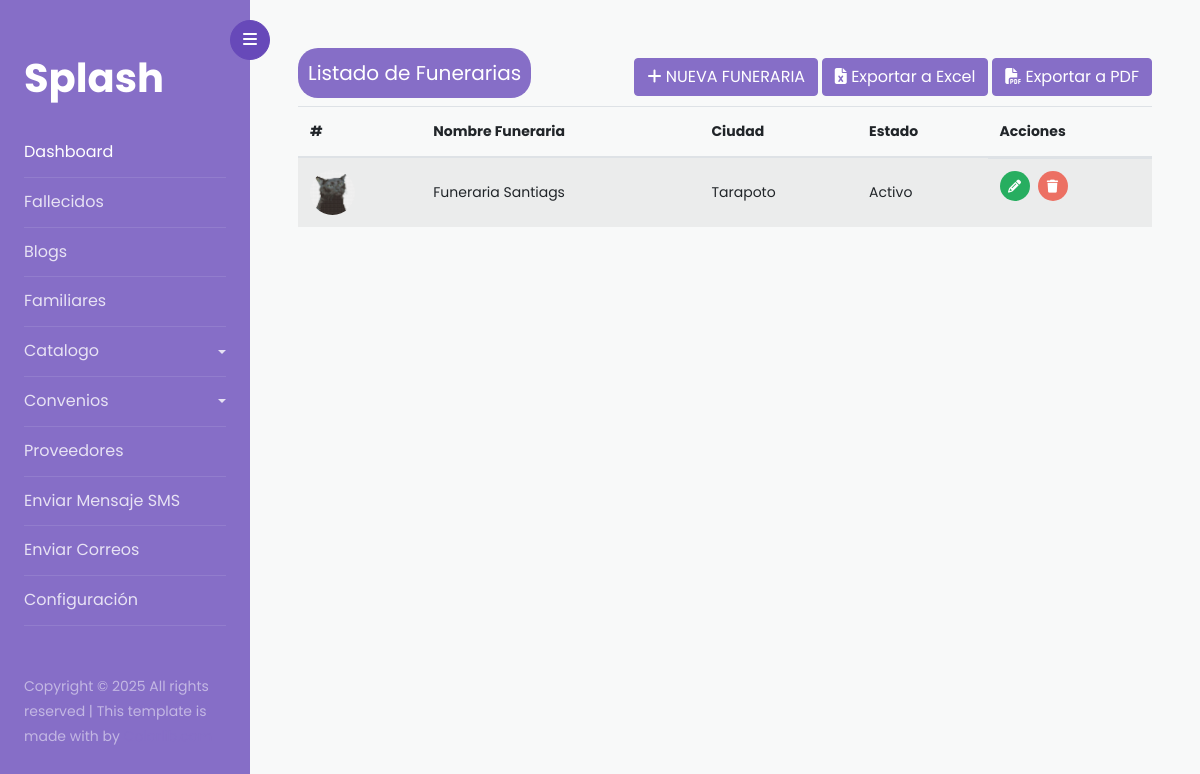
Page /convenios/list-funerarias/ on the earlier database version.
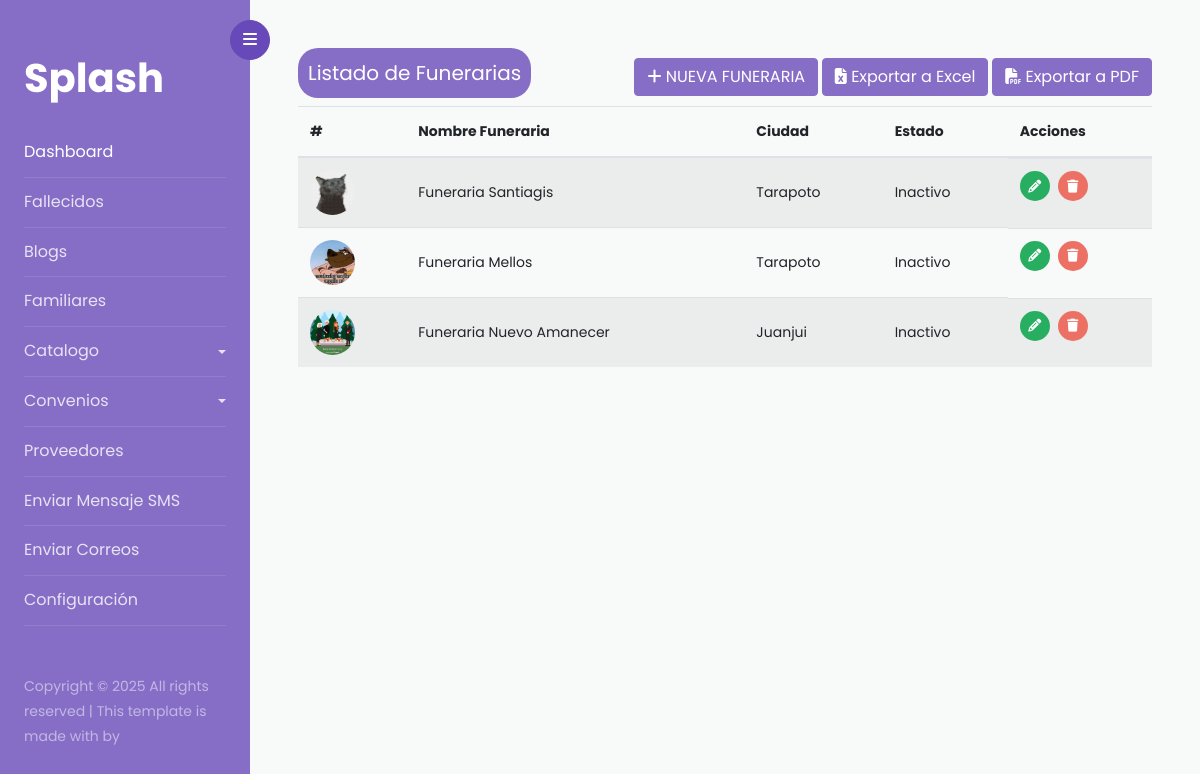
Same page on the later database version.
### convenios/models.py (models this page shows)
class ModelsFunerarias(models.Model):
    foto_funeraria =  models.ImageField(upload_to='Fotos Funerarias')
    nombre_funeraria =  models.CharField(max_length=255)
    ciudad = models.CharField(max_length=155)
    redes_sociales = models.URLField()
    estado = models.BooleanField(default=True)
    date_create = models.DateField(auto_now_add=True)
    class Meta:
        verbose_name = 'Funeraria'
        verbose_name_plural = 'Funerarias'

### convenios/views.py (the view)
# urls.py: path('list-funerarias/', ListFunerarias.as_view(), name='list-funerarias' ),
class ListFunerarias(ListView):
    model = ModelsFunerarias
    context_object_name = 'funerarias'
    template_name = 'funerarias/index-funerarias.html'

### convenios/templates/funerarias/index-funerarias.html
{% extends 'index.html' %}
{% block content %}
<div>
    <div class="flex-content-modal">
        <h5 class="title-list-table">Listado de Funerarias</h5>
        <div>
            <a href="{% url 'convenios:create-funeraria' %}" class="btn btn-primary">
                <i class="fas fa-plus"></i> NUEVA FUNERARIA
            </a>
            <a href="{% url 'convenios:exportar-funerarias-xml' %}" class="btn btn-primary">
                <i class="fas fa-file-excel"></i> Exportar a Excel
            </a>
            <a href="{% url 'convenios:exportar-funerarias-pdf' %}" class="btn btn-primary">
                <i class="fas fa-file-pdf"></i> Exportar a PDF
            </a>
        </div>
    </div>
    {% if not funerarias %}
    <span>&nbsp;&nbsp;&nbsp;No hay datos para mostrar</span>
    {% else %}
    <table class="table table-striped table-hover">
        <thead>
            <tr>
                <th scope="col">#</th>
                <th scope="col">Nombre Funeraria</th>
                <th scope="col">Ciudad</th>
                <th scope="col">Estado</th>
                <th scope="col">Acciones</th>
            </tr>
        </thead>
        <tbody>
            {% for i in funerarias %}
            <tr>
                <td class="td-item"><img class="img-ins-fun" src="{{ i.foto_funeraria.url }}" alt=""></td>
                <td class="td-item">{{ i.nombre_funeraria }}</td>
                <td class="td-item">{{ i.ciudad }}</td>
                <td class="td-item">
                {% if i.estado  %}
                Activo
                {% else %}
                Inactivo
                {% endif %}</td>
                <td class="td-actions td-item">
                    <a href="{% url 'convenios:update-funeraria' i.id %}"><i class="fa-solid fa-pencil"></i></a>
                    <a href="{% url 'convenios:delete-funeraria' i.id %}">
                        <i class="fa-solid fa-trash"></i>
                    </a>
                </td>
            </tr>
            {% endfor %}
        </tbody>
    </table>
    {% endif %}
</div>
{% endblock %}

Differences in the rows shown:
changed ModelsFunerarias: nombre_funeraria "Funeraria Santiags" → "Funeraria Santiagis"; estado "Activo" → "Inactivo"
added ModelsFunerarias: foto_funeraria (picture), nombre_funeraria "Funeraria Mellos", ciudad "Tarapoto", estado "Inactivo"
added ModelsFunerarias: foto_funeraria (picture), nombre_funeraria "Funeraria Nuevo Amanecer", ciudad "Juanjui", estado "Inactivo"
